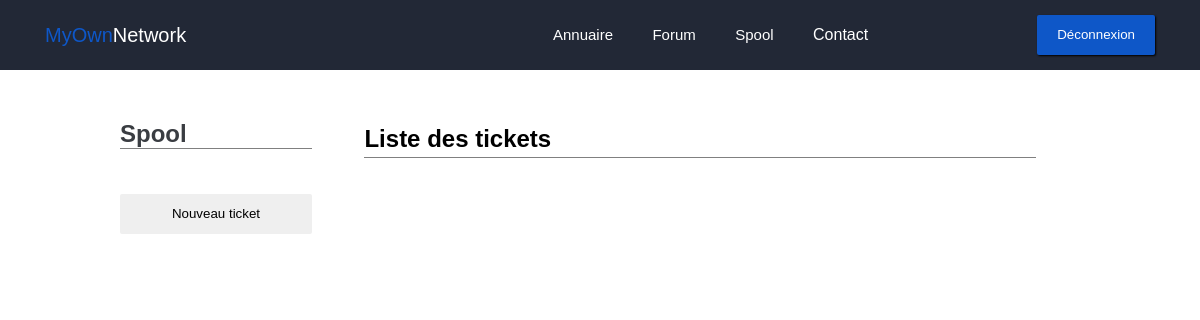
/ticket/ (signed in), run on an earlier commit of the app's database.
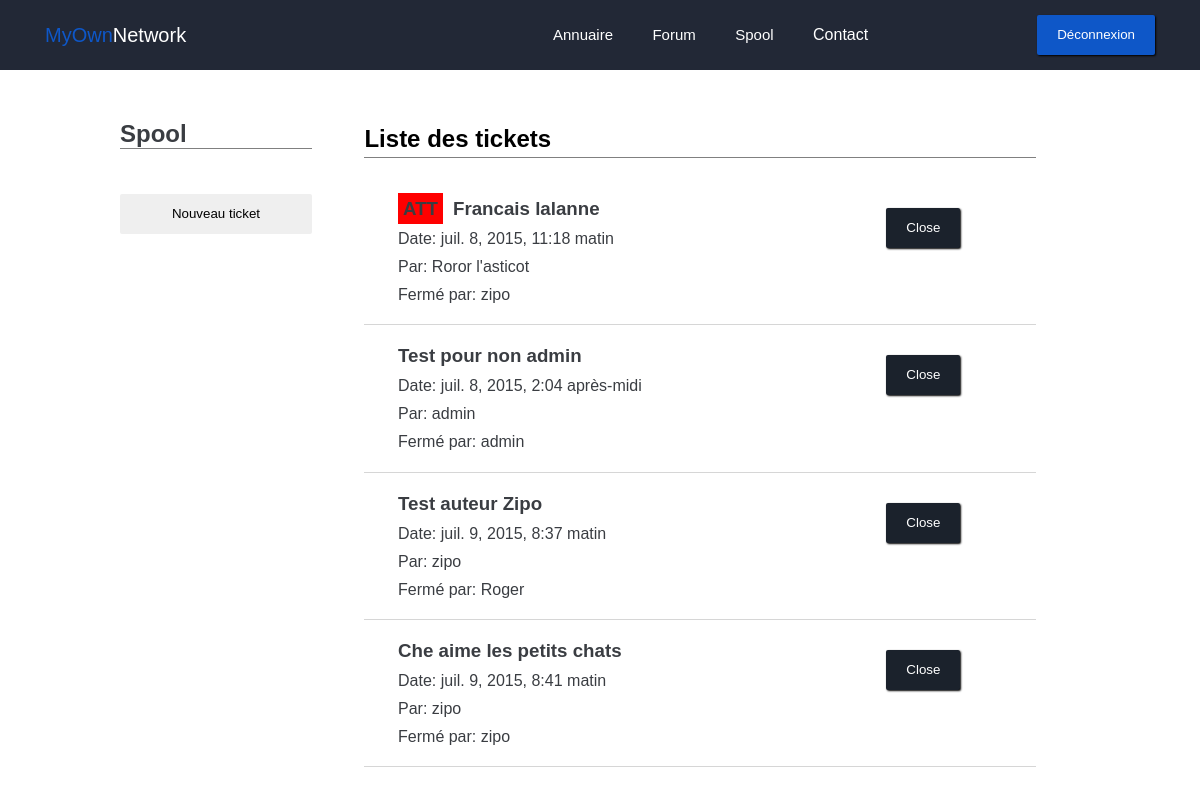
And on a later commit of the database.
### ticket/models.py (models this page shows, shortened)
class Ticket(models.Model):
    titre = models.CharField(max_length=100)
    date = models.DateTimeField(auto_now_add=True, verbose_name="Date de creation")
    auteur = models.CharField(max_length=100)
    closeby = models.CharField(max_length=100, null=True)
    attributedto = models.CharField(max_length=100, null=True)
    status = models.BooleanField(default=True)
    categorie = models.ForeignKey('Categorie')

### ticket/views.py (the view)
def home(request):
    if request.user.is_authenticated():
        tickets = Ticket.objects.all()
        return render(request, 'ticket/index.html', locals())
    return render(request, ('intra/index.html'))

### ticket/templates/ticket/index.html (shortened to what this page needs)
{% extends "base.html" %}
{% load i18n %}
{% load static %}
{% block staticfiles %}
	<link rel="stylesheet" href="{% static 'ticket/css/style.css' %}">
{% endblock %}
{% block content %}
	<div class="forum">
		<div class="wrapper">
			<div class="forum_nav grey2">
				<h1>{% if not user.is_staff %} Tickets {% else %} Spool {% endif %}</h1>
				<a href="{% url 'ticket.views.add' %}"><button class="btn">Nouveau ticket</button></a>
			</div>
			<div class="forum_content">
				<div class="forum_content__header">
					<h2>{% if not user.is_staff %} Mes tickets {% else %} Liste des tickets {% endif %}</h2>
				</div>
				<div class="ticket_content__posts">
					<ul>
						{% if user.is_staff %}
						{% for ticket in tickets %}
						{% if ticket.attributedto == user.username %}
						<a href="{% url 'ticket.views.ticket' ticket.id %}">
							<li>
								<div class="ticket_info">
									<h3><span class="ticket_attribuer">ATT</span>{{ ticket.titre }}</h3>
									<p>Date: {{ ticket.date }}</p>
									<p>Par: {{ ticket.auteur }}</p>
									{% if not ticket.status %}
									<p>Fermé par: {{ ticket.closeby }}
									{% endif %}
								</div>
								<div class="ticket_nav">
								  <form method="post" action="{% url 'ticket.views.openorclose' %}">
									{% if ticket.status %}
									<button class="btn blue0Back white">Open</button>
									{% else %}
									<button class="btn blue2Back white">Close</button>
									{% endif %}
								  </form>
								</div>
							</li>
						</a>
						{% endif %}
						{% endfor %}
						{% for ticket in tickets %}
						{% if not ticket.attributedto == user.username %}
						<a href="{% url 'ticket.views.ticket' ticket.id %}">
							  <li>
								<div class="ticket_info">
									<h3>{{ ticket.titre }}</h3>
									<p>Date: {{ ticket.date }}</p>
									<p>Par: {{ ticket.auteur }}</p>
									{% if not ticket.status %}
									<p>Fermé par: {{ ticket.closeby }}
									{% endif %}
								</div>
								<div class="ticket_nav">
								  <form method="post" action="{% url 'ticket.views.openorclose' %}">
									{% if ticket.status %}
									<button class="btn blue0Back white">Open</button>
									{% else %}
									<button class="btn blue2Back white">Close</button>
									{% endif %}
								  </form>
								</div>
							  </li>
						</a>
						{% endif %}
						{% endfor %}
						{% endif %}
					</ul>
				</div>
			</div>
		</div>
	</div>
{% endblock %}

### templates/base.html (shortened to what this page needs)
{% load i18n %}
<!DOCTYPE html>
<html lang="fr">
<head>
	{% block staticfiles %}
 	{% endblock %}
</head>
<body {% block bodyclass %}{% endblock %}>
	{% block header %}
	<header class="blue1Back">
		<div class="logo">
			<a href="{% url "intra.views.home" %}"><span class="blue0">MyOwn</span>Network</a>
		</div>
			<nav>
				<ul>
					<a href="#"><li>{% trans "Annuaire" %}</li></a>
					<a href="{% url "forum.views.home" %}"><li>{% trans "Forum" %}</li></a>
					<a href="{% url "ticket.views.home" %}"><li>{% if user.is_staff %}Spool{% else %}{% trans "Tickets" %}{% endif %}</li></a>
					<li class="white" onclick="showbox('contact-box')">{% trans "Contact" %}</li>
				</ul>
			</nav>
		<div class="btn-login">
			{% if user.is_authenticated %}
			<a href="{% url "intra.views.user_logout" %}"><button class="btn blue0Back white">{% trans "Déconnexion" %}</button></a>
			{% else %}
			<button class="btn blue0Back white" onclick="showbox('login-box')">{% trans "Connexion" %}</button>
			{% endif %}
		</div>
	</header>
	{% endblock %}
   <section id="content">
       {% block content %}{% endblock %}
   </section>
</body>
</html>

### ticket/static/ticket/css/style.css (style rules this page uses)
* { padding: 0; margin: 0; font-family: arial; fill: #ffffff; }
.wrapper { width: 80vw; margin: auto; }
a, a:hover { color: white; text-decoration: none; }
.btn { height: 40px; line-height: 40px; padding-left: 20px; padding-right: 20px; border: none; outline: none; border-radius: 2px; box-shadow: 1px 1px 2px black; }
.blue0 { color: #0e57c8; }
.white { color: white; }
.grey2 { color: #3a3d42; }
.blue0Back { background-color: #0e57c8; }
.blue1Back { background-color: #222836; }
.blue2Back { background-color: #1b222c; }
.content h1, h2 { margin-bottom: 20px; }
header { display: block; height: 70px; width: 100%; }
.logo { display: block; float: left; height:100%; margin-left: 45px; }
.logo a { line-height: 70px; font-size: 20px; }
nav ul { list-style: none; text-align: center; line-height: 70px; }
nav a { font-size: 15px; }
nav ul li { display: inline-block; margin-left: 35px; cursor: pointer; }
.btn-login { position: absolute; right: 45px; top: 0px; height: 70px; }
.btn-login button { margin-top: 15px; }
.forum { display: block; margin-top: 50px; }
.forum a { color: #3a3d42; }
.forum_nav { display: inline-block; width: 20%; min-height: 80vh; margin-right: 5%; }
.forum_nav h1:after { content: ' '; display: block; width: 100%; border-bottom: 1px solid grey; margin-bottom: 45px; }
.forum_nav .btn { box-shadow: none; width: 100%; margin-bottom: 45px; }
.forum_content { display: inline-block; width: 70%; vertical-align: top; }
.forum_content__header h2 { border-bottom: 1px solid grey; line-height: 37px; }
.ticket_content__posts ul { list-style: none; }
.ticket_content__posts ul li { width: 90%; padding-right: 5%; padding-left: 5%; padding-top: 3%; padding-bottom: 3%; border-bottom: 1px solid #d6d6d6; cursor: pointer; }
.ticket_info { width: 80%; display: inline-block; }
.ticket_nav { width: 18%; display: inline-block; vertical-align: top; }
.ticket_nav button { margin-top: 10px; }
.ticket_content__posts ul li p { margin-top: 10px; }
.ticket_admin select, button { margin: 0; }
.ticket_attribuer { position: relative; padding: 5px; margin-right: 10px; background-color: red; }

What changed in the data, as far as the page shows it:
added Ticket: titre "Francais lalanne", date "juil. 8, 2015, 11:18 matin", auteur "Roror l'asticot", closeby "zipo", status "Close", shown under "Liste des tickets"
added Ticket: titre "Test pour non admin", date "juil. 8, 2015, 2:04 après-midi", auteur "admin", closeby "admin", status "Close"
added Ticket: titre "Test auteur Zipo", date "juil. 9, 2015, 8:37 matin", auteur "zipo", closeby "Roger", status "Close"
added Ticket: titre "Che aime les petits chats", date "juil. 9, 2015, 8:41 matin", auteur "zipo", closeby "zipo", status "Close"
